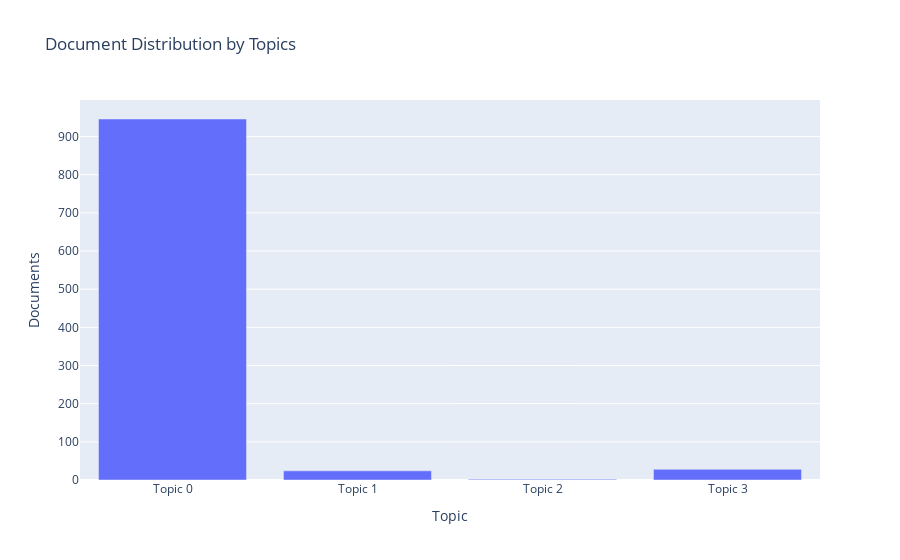

The cell this chart's notebook holds for it:
### Code cell
plot_model(lsi, plot = 'topic_distribution')

### Figure 1 — Plotly figure (JSON) as saved in the notebook; plotly's stock layout.template omitted (floating-point values rounded to 4 significant figures)
{"data": [{"alignmentgroup": "True", "customdata": [["use, work, small, family, group, help, rice, start, live, husband"], ["rice, farmer, land, sector, small, crop, work, farm, area, start"], ["group, member, product, use, home, help, work, pay, order, husband"], ["work, group, stock, family, high, increase, member, request, husband, home"]], "hovertemplate": "Topic=%{x}<br>Documents=%{y}<br>Keyword=%{customdata[0]}<extra></extra>", "legendgroup": "", "marker": {"color": "#636efa", "pattern": {"shape": ""}}, "name": "", "offsetgroup": "", "orientation": "v", "showlegend": false, "textposition": "auto", "type": "bar", "x": ["Topic 0", "Topic 1", "Topic 2", "Topic 3"], "xaxis": "x", "y": [946, 24, 2, 28], "yaxis": "y"}], "layout": {"autosize": true, "barmode": "relative", "legend": {"tracegroupgap": 0}, "title": {"text": "Document Distribution by Topics"}, "xaxis": {"anchor": "y", "autorange": true, "domain": [0, 1], "range": [-0.5, 3.5], "title": {"text": "Topic"}, "type": "category"}, "yaxis": {"anchor": "x", "autorange": true, "domain": [0, 1], "range": [0, 995.8], "title": {"text": "Documents"}, "type": "linear"}}}
